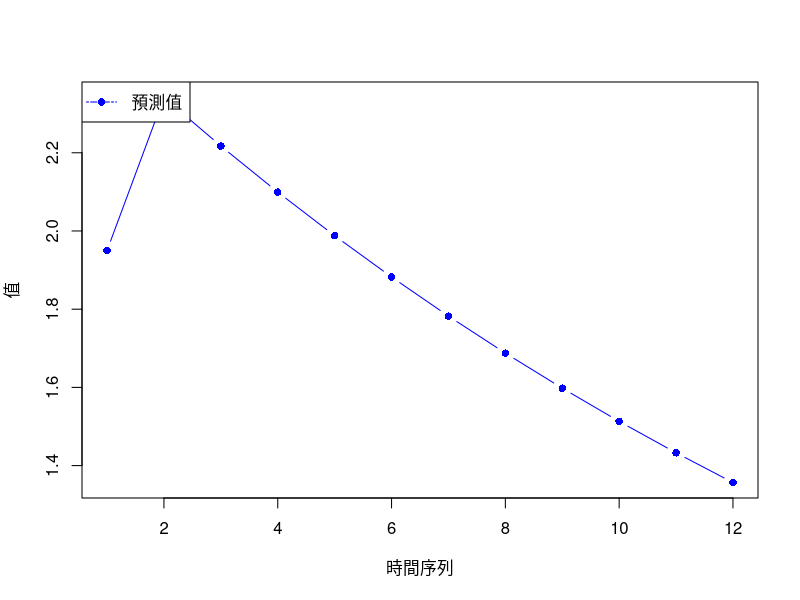

The R script that drew this image:
#编写应用于R软件的GM(1,1)模型
gm11<-function(x0,t){ #x0為輸入列，t為預測個數
  x1<-cumsum(x0) #一次累加產生序列1-AG0序列
  b<-numeric(length(x0)-1)
  n<-length(x0)-1
  for(i in 1:n){ #產生x1的緊鄰均值生成序列
    b[i]<--(x1[i]+x1[i+1])/2 
    b} #得序列b，即為x1的緊鄰均值產生序列
  D<-numeric(length(x0)-1)
  D[]<-1
  B<-cbind(b,D)
  BT<-t(B)#矩陣轉至
  M<-solve(BT%*%B)
  YN<-numeric(length(x0)-1)
  YN<-x0[2:length(x0)]
  alpha<-M%*%BT%*%YN  #模型的最小二乘估计参数列满足alpha
  alpha2<-matrix(alpha,ncol=1)
  a<-alpha2[1]
  u<-alpha2[2]
  cat("GM(1,1)參數估計值：",'\n',"發展係數-a=",-a,"  ","灰色用量u=",u,'\n','\n') #利用最小二乘法求得參數估計a,u
  y<-numeric(length(c(1:t)))
  y[1]<-x1[1]
  for(w in 1:(t-1)){  #將a,u的估計值代入時間響應序列函数计算x1擬合序列y
    y[w+1]<-(x1[1]-u/a)*exp(-a*w)+u/a 
  }
  cat("x(1)的模擬值：",'\n',y,'\n')
  xy<-numeric(length(y))
  xy[1]<-y[1]
  for(o in 2:t){ #運用後減運算還原得模型输入序列x0預測序列
    xy[o]<-y[o]-y[o-1] 
  } 
  cat("x(0)的模擬值：",'\n',xy,'\n','\n')                       
  #計算殘差e
  e<-numeric(length(x0))
  for(l in 1:length(x0)){
    e[l]<-x0[l]-xy[l] #得殘差
  }
  cat("殘差：",'\n',e,'\n')
  #計算相對殘差
  e2<-numeric(length(x0))
  for(s in 1:length(x0)){
    e2[s]<-(abs(e[s])/x0[s]) #得相對殘差
  }
  cat("相對殘差：",'\n',e2,'\n','\n')
  cat("殘差平方和=",sum(e^2),'\n')
  cat("平均相對误差=",sum(e2)/(length(e2)-1)*100,"%",'\n')
  cat("相對精準度=",(1-(sum(e2)/(length(e2)-1)))*100,"%",'\n','\n')
  #後驗差比值檢驗
  avge<-mean(abs(e));esum<-sum((abs(e)-avge)^2);evar=esum/(length(e)-1);se=sqrt(evar)  #计算殘差的變異數se
  avgx0<-mean(x0);x0sum<-sum((x0-avgx0)^2);x0var=x0sum/(length(x0));sx=sqrt(x0var)  #計算原序列x0的變異數sx
  cv<-se/sx  #得驗差比值
  cat("後驗差比值檢驗:",'\n',"C值=",cv,'\n')#對後驗差比值進行檢驗，與一般標準進行比較判断預測结果好壞。
  if(cv < 0.35){     
    cat("C值<0.35, GM(1,1)預測精準度等級為：好",'\n','\n')
  }else{
    if(cv<0.5){
      cat("C值屬於[0.35,0.5), GM(1,1)模型預測精準度等級為：合格",'\n','\n')
    }else{
      if(cv<0.65){
        cat("C值屬於[0.5,0.65), GM(1,1)模型預測精準度等級為：免強合格",'\n','\n')
      }else{
        cat("C值>=0.65, GM(1,1)模型預測精準度等級為：不合格",'\n','\n')
      }
    }
  }
  #畫出输入序列x0的預測序列圖
  plot(xy,col='blue',type='b',pch=16,xlab='時間序列',ylab='值')
  #points(x0,col='red',type='b',pch=4)
  legend('topleft',c('預測值'),pch=c(16,4),lty=l,col=c('blue'))
  #legend('topleft',c('预测价格','原始价格'),pch=c(16,4),lty=l,col=c('blue','red'))
}

a<-c(1.95,2.23,2.4,2.15,1.8,1.95) #輸入值

gm11(a,length(a)+6)


